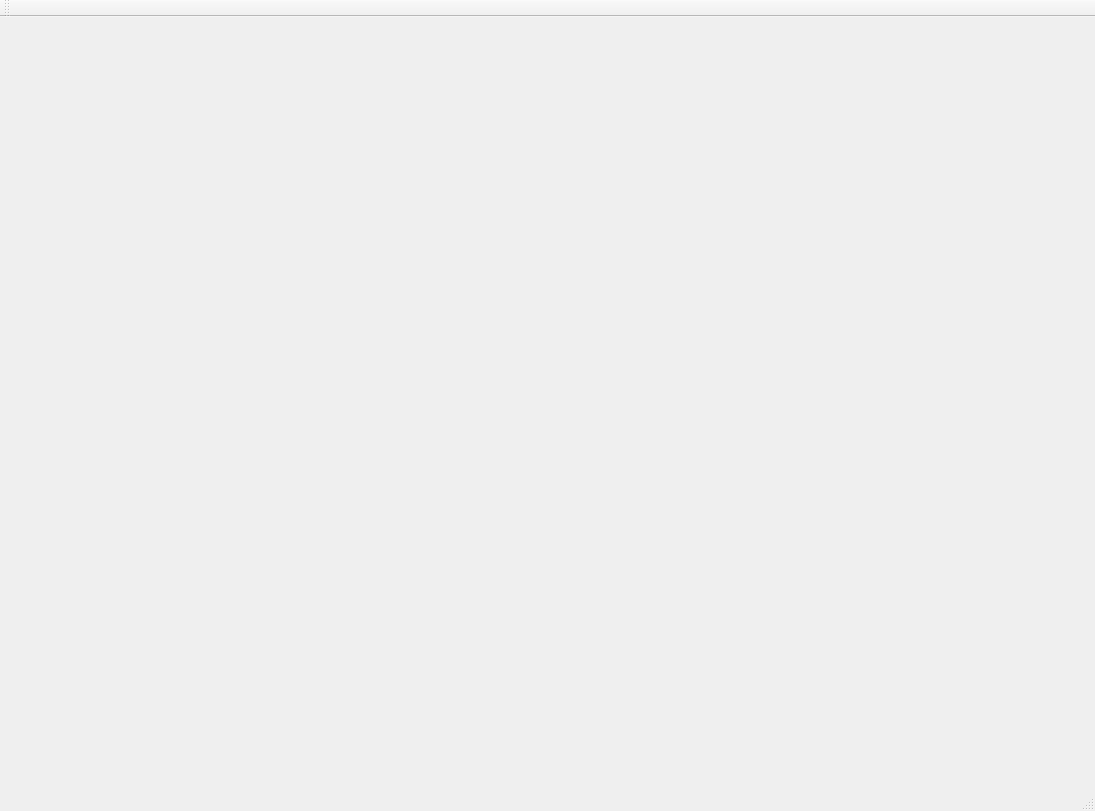
<?xml version="1.0" encoding="UTF-8"?>
<ui version="4.0">
 <class>MainWindow</class>
 <widget class="QMainWindow" name="MainWindow">
  <property name="geometry">
   <rect>
    <x>0</x>
    <y>0</y>
    <width>1095</width>
    <height>811</height>
   </rect>
  </property>
  <property name="windowTitle">
   <string>MainWindow</string>
  </property>
  <widget class="QWidget" name="centralWidget">
   <widget class="QCustomPlot" name="plot_dis" native="true">
    <property name="geometry">
     <rect>
      <x>10</x>
      <y>10</y>
      <width>501</width>
      <height>331</height>
     </rect>
    </property>
   </widget>
   <widget class="QCustomPlot" name="plot_spd" native="true">
    <property name="geometry">
     <rect>
      <x>540</x>
      <y>10</y>
      <width>501</width>
      <height>331</height>
     </rect>
    </property>
   </widget>
   <widget class="QCustomPlot" name="plot_g" native="true">
    <property name="geometry">
     <rect>
      <x>10</x>
      <y>370</y>
      <width>501</width>
      <height>191</height>
     </rect>
    </property>
   </widget>
   <widget class="QCustomPlot" name="plot_str" native="true">
    <property name="geometry">
     <rect>
      <x>540</x>
      <y>370</y>
      <width>501</width>
      <height>191</height>
     </rect>
    </property>
   </widget>
  </widget>
  <widget class="QMenuBar" name="menuBar">
   <property name="geometry">
    <rect>
     <x>0</x>
     <y>0</y>
     <width>1095</width>
     <height>22</height>
    </rect>
   </property>
  </widget>
  <widget class="QToolBar" name="mainToolBar">
   <attribute name="toolBarArea">
    <enum>TopToolBarArea</enum>
   </attribute>
   <attribute name="toolBarBreak">
    <bool>false</bool>
   </attribute>
  </widget>
  <widget class="QStatusBar" name="statusBar"/>
 </widget>
 <layoutdefault spacing="6" margin="11"/>
 <customwidgets>
  <customwidget>
   <class>QCustomPlot</class>
   <extends>QWidget</extends>
   <header>qcustomplot.h</header>
   <container>1</container>
  </customwidget>
 </customwidgets>
 <resources/>
 <connections/>
</ui>
